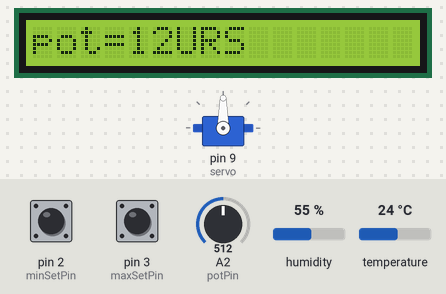
Recording of a sketch running on a simulated Arduino Uno, built with avr-gcc and run on an emulated ATmega328P. On the bench: 16×1 character LCD, servo. Inputs (shaded band) come from the test bench; at power-on: pin 3 (maxSetPin) HIGH, pin 2 (minSetPin) HIGH, A2 (potPin) = 512, humidity 55 %, temperature 24 °C.

Above: at 1.7 s.
1.8 s: pin 3 (maxSetPin) pulled LOW for 3.2 s
At 5.9 s:
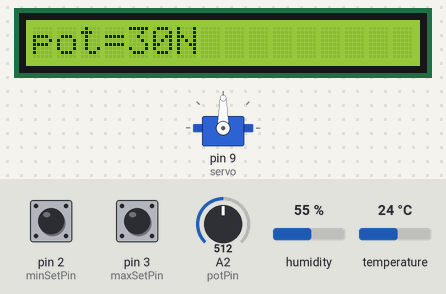
6.5 s: pin 2 (minSetPin) pulled LOW for 3.2 s
At 10.8 s:
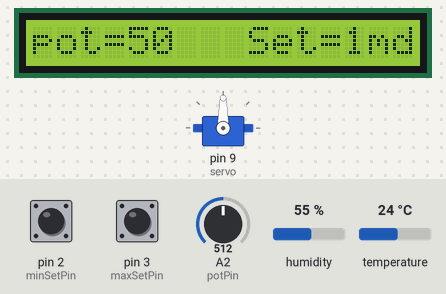
11.2 s: A2 (potPin) set to 1008
At 12.3 s:
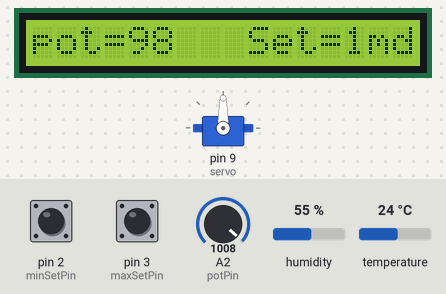
12.8 s: A2 (potPin) set to 1023
At 13.8 s:
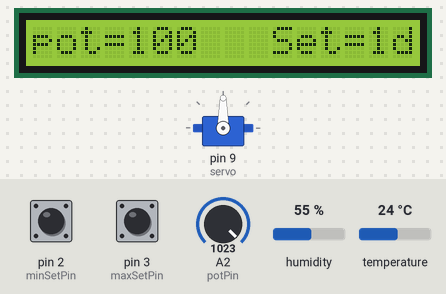
14.5 s: pin 3 (maxSetPin) pulled LOW for 1 s
At 16.8 s:
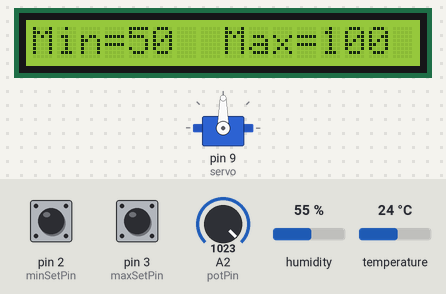
17.0 s: pin 2 (minSetPin) driven LOW and pin 3 (maxSetPin) driven LOW
At 22.03 s:
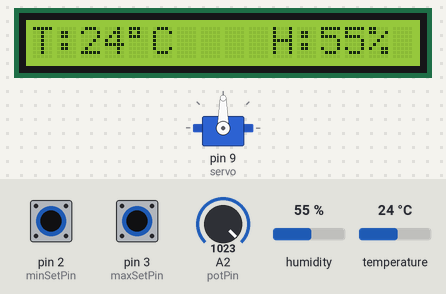
Timing chart, 0 to 23.5 s (numbered marks = the images above; inputs shaded):
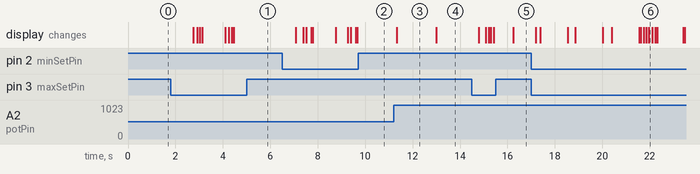

The sketch:

9DisplayTimeAndHumidity.ino
```cpp
#include <dht.h>
#include <SPI.h>
#include <Wire.h>
#include <LiquidCrystal_I2C.h>
#include <Servo.h>


#define DHT11_PIN A0

LiquidCrystal_I2C lcd(0x27, 20, 4);
Servo servo;

int servo_pos = 0;
dht DHT;
int potValue = 0;
int potPin = A2;

int humidity;
int roomTemp;

 int firstTimeCheck =0;

volatile int setHour = 0;
volatile int setMin = 0;

const int minSetPin = 2;
const int maxSetPin = 3;

bool minButtonPress = false;
bool maxButtonPress = false;

bool timeMinSet = false;
bool timeHourSet = false;

volatile int setMinValue = 20;
volatile int setMaxValue = 50;


void setup() {

  int valuesSet = 0;
  int timeSet = 0;

  Serial.begin(9600);
  lcd.init();
  lcd.backlight();
  lcd.begin(16, 1);
  servo.attach(9, 590, 2300);


  while (timeSet != 2) {

    attachInterrupt(digitalPinToInterrupt(minSetPin), setTimeMin, LOW);
    attachInterrupt(digitalPinToInterrupt(maxSetPin), setTimeHour, LOW);

    lcd.clear();
    lcd.setCursor(0, 0);


    if (timeHourSet == true) {
      lcd.print("Set MIN");
      potValue = analogRead(potPin);
      potValue = map(potValue, 0, 1023, 0, 60);

    }
    else {
      lcd.print("Set HOURS");
      potValue = analogRead(potPin);
      potValue = map(potValue, 0, 1023, 0, 24);
    }


    lcd.setCursor(0, 1);
    lcd.print("pot=");
    lcd.print(potValue);

    delay(800);

    if (timeMinSet == true ||  timeHourSet == true)  {
      timeSet = 1;

      if (timeMinSet == true && timeHourSet == true) {
        timeSet = 2;
      }
    }
    else
      continue;

  }
  while (valuesSet != 2) {

    attachInterrupt(digitalPinToInterrupt(minSetPin), setMinHumidity, LOW);
    attachInterrupt(digitalPinToInterrupt(maxSetPin), setMaxHumidity, LOW);

    lcd.clear();
    lcd.setCursor(0, 0);
    lcd.print("Set Max_Min Humd");
    potValue = analogRead(potPin);
    potValue = map(potValue, 0, 1023, 0, 100);
    lcd.setCursor(0, 1);
    lcd.print("pot=");
    lcd.print(potValue);
    lcd.print("   Set=");
    lcd.print(valuesSet);
    delay(800);

    lcd.clear();

    if (minButtonPress == true ||  maxButtonPress == true)  {
      valuesSet = 1;

      if (minButtonPress == true && maxButtonPress == true) {
        valuesSet = 2;
      }
    }
    else
      continue;
  }
}

void loop() {

  int chk = DHT.read11(DHT11_PIN);


  humidity = DHT.humidity;
  roomTemp = DHT.temperature;


  lcd.clear();
  lcd.setCursor(0, 0);
  lcd.print("T:");
  lcd.print(roomTemp);
  lcd.print("\337C");
  //lcd.setCursor(0, 1);
  lcd.print("  H:");
  lcd.print(humidity);
  lcd.print("% ");
  if(firstTimeCheck==0)
    delay(800);

  lcd.clear();
  lcd.print("Min=");
  lcd.print(setMinValue);
  lcd.print("  Max=");
  lcd.print(setMaxValue);
  if(firstTimeCheck==0)
    delay(800);


  humidity = DHT.humidity;

  if ((setMinValue < setMaxValue) && (setMinValue != setMaxValue) && (setMaxValue <= 70)) {

    if (humidity <= setMinValue) {

      servo_pos = servo.read();

      lcd.clear();
      lcd.setCursor(0, 0);
      lcd.print("Humidity lesser");
      if(firstTimeCheck==0)
        delay(500);

      if (servo_pos > 90) {
        servo.write(0);
      }
    }

    else if (humidity >= setMaxValue) {

      servo_pos = servo.read();
      lcd.clear();
      lcd.print("Humid higher");

      if (servo_pos < 100) {
        servo.write(180);
        delay(500);
      }

    }

  }

  else if (setMaxValue >= 70) {

    lcd.clear();
    lcd.setCursor(0, 0);
    lcd.print("WARNING");

    delay(1000);

    lcd.clear();
    lcd.setCursor(0, 0);
    lcd.print("Humidity > 70%");
    delay(1000);

    lcd.clear();
    lcd.setCursor(0, 0);
    lcd.print("Dafault values set");
    delay(1000);
    setMinValue = 20;
    setMaxValue = 50;
  }

  else if (setMaxValue < setMinValue) {

    lcd.clear();
    lcd.setCursor(0, 0);
    lcd.print("ERROR");

    delay(1000);

    lcd.clear();
    lcd.setCursor(0, 0);
    lcd.print("MinVal > MaxVal");
    delay(1000);

    lcd.clear();
    lcd.setCursor(0, 0);
    lcd.print("Dafault values set");
    delay(1000);
    setMinValue = 20;
    setMaxValue = 50;
  }

  else {

    lcd.clear();
    lcd.setCursor(0, 0);
    lcd.print("ERROR");

    delay(1000);

    lcd.clear();
    lcd.setCursor(0, 0);
    lcd.print("MinVal = MaxVal");
    delay(1000);

    lcd.clear();
    lcd.setCursor(0, 0);
    lcd.print("Dafault values set");
    delay(1000);
    setMinValue = 20;
    setMaxValue = 50;
  }

  for (int j = 1; j <= 60; j++) {
    lcd.clear();
    lcd.setCursor(0, 0);

    if (j > 59) {
      setMin++;
    }
    if (setMin > 59) {
      setHour++;
      setMin = 0;
    }
    if (setHour > 23)
      setHour = 0;


    lcd.print("T:");
    lcd.print(roomTemp);
    lcd.print("\337C");
    lcd.print("    H:");
    lcd.print(humidity);
    lcd.print("%  ");
    lcd.setCursor(0, 1);
    if (setHour < 10)
      lcd.print("      0");
    lcd.print(setHour);
    lcd.print(":");
    if (setMin < 10)
      lcd.print("0");
    lcd.print(setMin);
    lcd.print(":");
    if (j < 10)
      lcd.print("0");
    if (j < 60)
      lcd.print(j);
    else
      lcd.print("00");

    if (setHour > 22 || setHour < 07) {
      lcd.noBacklight();
    }
    else
      lcd.backlight();

    delay(945);
  }

  firstTimeCheck+=1;

}


void setMinHumidity() {
  setMinValue = analogRead(potPin);
  setMinValue = map(setMinValue, 0, 1023, 0, 100);
  minButtonPress = true;


}

void setMaxHumidity() {
  setMaxValue = analogRead(potPin);
  setMaxValue = map(setMaxValue, 0, 1023, 0, 100);
  maxButtonPress = true;

}


void setTimeHour() {
  setHour = analogRead(potPin);
  setHour = map(setHour, 0, 1023, 0, 24);
  timeHourSet = true;

}


void setTimeMin() {
  setMin = analogRead(potPin);
  setMin = map(setMin, 0, 1023, 0, 60);
  timeMinSet = true;

}
```

Measured:
- the behaviour switches between 1022 and 1023 on A2 (potPin) (found by bisection; images 3 and 4)
- after the input at 1.8 s, the display: first changes after 0.95 s (image 1 shows a later state)
- after the input at 6.5 s, the display: first changes after 0.56 s (image 2 shows a later state)
- after the input at 11.2 s, the display: changes after 0.13 s (image 3)
- after the input at 12.8 s, the display: changes after 0.20 s (image 4)
- after the input at 14.5 s, the display: first changes after 0.30 s (image 5 shows a later state)
- after the input at 17.0 s, the display: first changes after 0.20 s (image 6 shows a later state)
